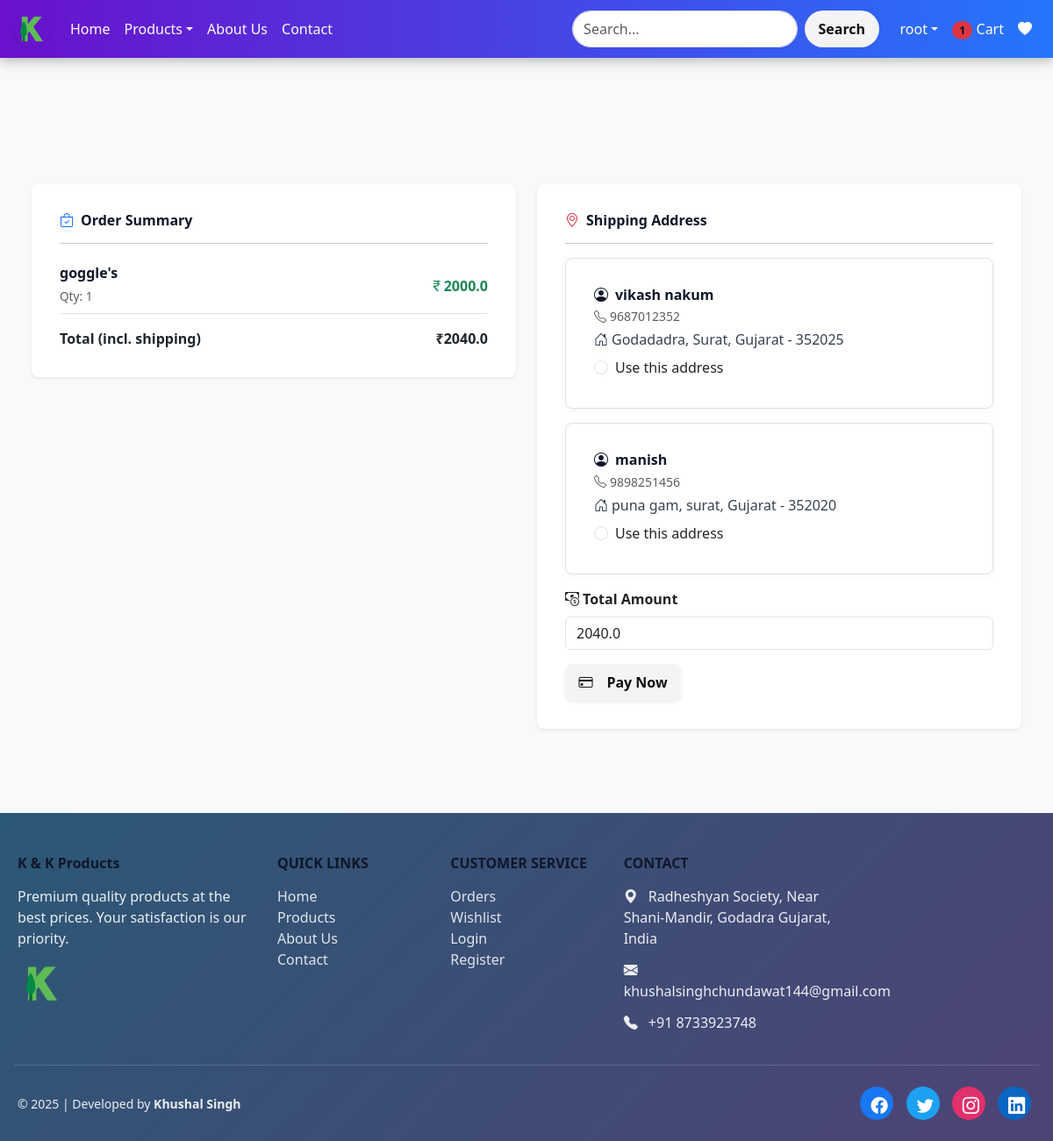
Screenshot of /checkout/ (signed in) with the database file from the repository.
### app/models.py (models this page shows, shortened)
class Cart(models.Model):
    user = models.ForeignKey(User, on_delete=models.CASCADE)
    product = models.ForeignKey(Product, on_delete=models.CASCADE)
    quantity = models.PositiveIntegerField(default=1)

class Product(models.Model):
    title = models.CharField(max_length=100)
    selling_price = models.FloatField()
    discounted_price = models.FloatField()
    description = models.TextField()
    composition = models.TextField(default='')
    prodapp = models.TextField(default='')
    category = models.CharField(choices=CATEGORY_CHOICE,max_length=2)
    product_image = models.ImageField(upload_to='product')

class Customer(models.Model):
    user = models.ForeignKey(User, on_delete=models.CASCADE)
    name = models.CharField(max_length=200)
    locality = models.CharField(max_length=200)
    city = models.CharField(max_length=50)
    mobile = models.IntegerField(default=0)
    zipcode = models.IntegerField()
    state = models.CharField(choices=STATE_CHOICE, max_length=100)

### app/views.py (the view, shortened to what this page needs)
# urls.py: path("checkout/",views.checkout.as_view(),name="checkout"),
@method_decorator(login_required,name="dispatch")
class checkout(View):
    def get(self,request):
        totalitem = 0
        wishlist = 0
        if request.user.is_authenticated:
            totalitem = len(Cart.objects.filter(user=request.user))
            wishlist = len(Wishlist.objects.filter(user=request.user))
        user = request.user
        add = Customer.objects.filter(user=user)
        cart_items = Cart.objects.filter(user=user)
        famount = 0
        for p in cart_items:
            value = p.quantity * p.product.discounted_price
            famount = famount + value
        totalamount = famount + 40
        razoramount = int(totalamount * 100)
        client = razorpay.Client(auth=(settings.RAZOR_KEY_ID,settings.RAZOR_KEY_SECRET ))
        data = {"amount":razoramount,"currency":"INR","receipt":"order_rcptid_12"}
        payment_response = client.order.create(data=data)
        print(payment_response)
        order_id = payment_response["id"]
        order_status = payment_response["status"]
        return render(request,"app/checkout.html",locals())

### app/templates/app/checkout.html (shortened to what this page needs)
{% extends "app/base.html" %}
{% load static %}
{% block main-content %}
<div class="container py-5">
  <div class="row mt-4 g-4">
    <div class="col-lg-6 col-md-6 col-sm-12">
      <div class="card shadow-sm border-0 hover-card">
        <div class="card-body">
          <h4 class="mb-3 d-flex align-items-center">
            <i class="bi bi-bag-check text-primary me-2"></i> Order Summary
          </h4>
          <hr>
          {% for item in cart_items %}
            <div class="d-flex justify-content-between align-items-center border-bottom py-2">
              <div>
                <h6 class="mb-1">{{ item.product.title }}</h6>
                <small class="text-muted">Qty: {{ item.quantity }}</small>
              </div>
              <span class="fw-semibold text-success">
                <i class="bi bi-currency-rupee"></i>{{ item.product.discounted_price }}
              </span>
            </div>
          {% endfor %}
          <div class="d-flex justify-content-between fw-bold mt-3">
            <span>Total (incl. shipping)</span>
            <span>₹{{ totalamount }}</span>
          </div>
        </div>
      </div>
    </div>
    <div class="col-lg-6 col-md-6 col-sm-12">
      <div class="card shadow-sm border-0 hover-card">
        <div class="card-body">
          <h4 class="mb-3 d-flex align-items-center">
            <i class="bi bi-geo-alt text-danger me-2"></i> Shipping Address
          </h4>
          <hr>
          <form method="post" id="myform">
            {% for ad in add %}
              <div class="card mb-3 border address-card">
                <div class="card-body">
                  <h6 class="mb-1"><i class="bi bi-person-circle me-2"></i>{{ ad.name }}</h6>
                  <p class="mb-1 text-muted small"><i class="bi bi-telephone me-1"></i>{{ ad.mobile }}</p>
                  <p class="mb-2"><i class="bi bi-house-door me-1"></i>{{ ad.locality }}, {{ ad.city }}, {{ ad.state }} - {{ ad.zipcode }}</p>
                  <div class="form-check">
                    <input class="form-check-input" type="radio" name="custid" id="custadd{{ forloop.counter }}" value="{{ ad.id }}">
                    <label class="form-check-label" for="custadd{{ forloop.counter }}">
                      Use this address
                    </label>
                  </div>
                </div>
              </div>
            {% endfor %}
            <div class="mb-3">
              <label class="form-label fw-bold"><i class="bi bi-cash-coin me-1"></i>Total Amount</label>
              <input type="text" class="form-control" name="amount" value="{{ totalamount }}" readonly>
            </div>
            <div class="d-flex gap-2">
              <button type="button" id="rzp-button1" class="btn btn-success shadow-sm">
                <i class="bi bi-credit-card me-2"></i> Pay Now
              </button>
            </div>
          </form>
        </div>
      </div>
    </div>
  </div>
</div>
{% endblock main-content %}

### app/templates/app/base.html (shortened to what this page needs)
{% load static %}
<!DOCTYPE html>
<html lang="en">
<head>
  <link href="https://cdn.jsdelivr.net/npm/bootstrap@5.3.2/dist/css/bootstrap.min.css" rel="stylesheet">
  <link rel="stylesheet" href="https://cdn.jsdelivr.net/npm/bootstrap-icons@1.11.3/font/bootstrap-icons.css">
  <link rel="stylesheet" href="{% static 'app/css/owl.carousel.min.css' %}">
  <link rel="stylesheet" href="{% static 'app/css/all.min.css' %}">
  <link rel="stylesheet" href="{% static 'app/css/style.css' %}">
</head>
<body>
<nav class="navbar navbar-expand-lg navbar-dark">
  <div class="container">
    <a class="navbar-brand fw-bold text-uppercase" href="/">
      <img src="{% static 'app/image/product/logo.png' %}" alt="Logo" width="40" height="40" class="rounded-circle shadow-sm">
    </a>
    <div class="collapse navbar-collapse" id="navbarNav">
      <ul class="navbar-nav me-auto">
        {% if request.user.is_authenticated %}
        <li class="nav-item"><a class="nav-link nav-hover" href="/">Home</a></li>
        <li class="nav-item dropdown">
          <a class="nav-link dropdown-toggle nav-hover" href="#" id="navbarDropdown" data-bs-toggle="dropdown">Products</a>
        </li>
        <li class="nav-item"><a class="nav-link nav-hover" href="{% url 'about' %}">About Us</a></li>
        <li class="nav-item"><a class="nav-link nav-hover" href="{% url 'contact' %}">Contact</a></li>
      </ul>
      <form class="d-flex me-lg-3 my-2 my-lg-0" action="/search">
        <input class="form-control me-2 rounded-pill" type="search" placeholder="Search..." name="search">
        <button class="btn btn-warning rounded-pill fw-bold" type="submit">Search</button>
      </form>
      <ul class="navbar-nav">
        <li class="nav-item dropdown">
          <a class="nav-link dropdown-toggle nav-hover" href="#" id="ProfileDropdown" data-bs-toggle="dropdown">{{request.user}}</a>
        </li>
        <li class="nav-item"><a class="nav-link nav-hover" href="{% url 'showcart' %}">
          <span class="badge bg-danger rounded-pill">{% if totalitem > 0 %}{{ totalitem }}{% endif %}</span> Cart</a></li>
        <li class="nav-item"><a class="nav-link nav-hover" href="{% url 'show_wishlist' %}">
          <i class="bi bi-heart-fill"></i></a></li>
        {% else %}
        <li class="nav-item"><a class="nav-link nav-hover" href="{% url 'login' %}">Login</a></li>
        <li class="nav-item"><a class="nav-link nav-hover" href="{% url 'customerregistration' %}">Registration</a></li>
        {% endif %}
      </ul>
    </div>
  </div>
</nav>
<main>
  <div class="container my-5">
    {% block main-content %}{% endblock %}
  </div>
</main>
{% if user.is_authenticated %}
<footer class="footer text-white pt-5 pb-4">
  <div class="container">
    <div class="row gy-4">
      <div class="col-md-6 col-lg-3">
        <h5 class="fw-bold mb-3">K & K Products</h5>
        <p>Premium quality products at the best prices. Your satisfaction is our priority.</p>
        <img src="{% static 'app/image/product/logo.png' %}" alt="Logo" class="img-fluid mt-2" style="max-height: 55px;">
      </div>
      <div class="col-md-6 col-lg-2">
        <h6 class="fw-bold mb-3 text-uppercase">Quick Links</h6>
        <ul class="list-unstyled">
          <li><a href="/" class="footer-link">Home</a></li>
          <li><a href="#" class="footer-link">Products</a></li>
          <li><a href="{% url 'about' %}" class="footer-link">About Us</a></li>
          <li><a href="{% url 'contact' %}" class="footer-link">Contact</a></li>
        </ul>
      </div>
      <div class="col-md-6 col-lg-2">
        <h6 class="fw-bold mb-3 text-uppercase">Customer Service</h6>
        <ul class="list-unstyled">
          <li><a href="{% url 'orders' %}" class="footer-link">Orders</a></li>
          <li><a href="{% url 'show_wishlist' %}" class="footer-link">Wishlist</a></li>
          <li><a href="{% url 'login' %}" class="footer-link">Login</a></li>
          <li><a href="{% url 'customerregistration' %}" class="footer-link">Register</a></li>
        </ul>
      </div>
      <div class="col-md-6 col-lg-3">
        <h6 class="fw-bold mb-3 text-uppercase">Contact</h6>
        <p><i class="bi bi-geo-alt-fill me-2"></i> Radheshyan Society, Near Shani-Mandir, Godadra Gujarat, India</p>
        <p><i class="bi bi-envelope-fill me-2"></i> khushalsinghchundawat144@gmail.com</p>
        <p><i class="bi bi-telephone-fill me-2"></i> +91 8733923748</p>
      </div>
    </div>
    <hr class="my-4">
    <div class="row align-items-center">
      <div class="col-md-7 col-lg-8 text-center text-md-start">
        <p class="mb-0 small">© 2025 | Developed by <strong>Khushal Singh</strong></p>
      </div>
      <div class="col-md-5 col-lg-4 text-center text-md-end">
        <a href="#" class="social-icon facebook"><i class="bi bi-facebook"></i></a>
        <a href="#" class="social-icon twitter"><i class="bi bi-twitter"></i></a>
        <a href="#" class="social-icon instagram"><i class="bi bi-instagram"></i></a>
        <a href="#" class="social-icon linkedin"><i class="bi bi-linkedin"></i></a>
      </div>
    </div>
  </div>
</footer>
{% endif %}
</body>
</html>

### app/static/app/css/style.css (style rules this page uses)
.footer { background: linear-gradient(135deg, #0d6efd, #6610f2); }
.footer .footer-link { color: rgba(255, 255, 255, 0.85); text-decoration: none; transition: color 0.3s ease; }
.footer .social-icon { display: inline-block; font-size: 1.2rem; color: #fff; background: rgba(255, 255, 255, 0.1); padding: 8px 12px; border-radius: 50%; transition: all 0.3s ease; }

### app/templates/app/checkout.html (style rules this page uses)
.hover-card { transition: transform 0.2s ease, box-shadow 0.2s ease; }
.address-card { transition: border-color 0.2s ease; }

### rows the page displays
Cart: product "goggle's", quantity "1", product.discounted_price "2000.0"
Customer: name "vikash nakum", mobile "9687012352", locality "Godadadra", city "Surat", state "Gujarat", zipcode "352025"
Customer: name "manish", mobile "9898251456", locality "puna gam", city "surat", state "Gujarat", zipcode "352020"

### other values shown
{{ request.user }} "root"
{{ totalitem }} "1"
{{ totalamount }} "2040.0"
